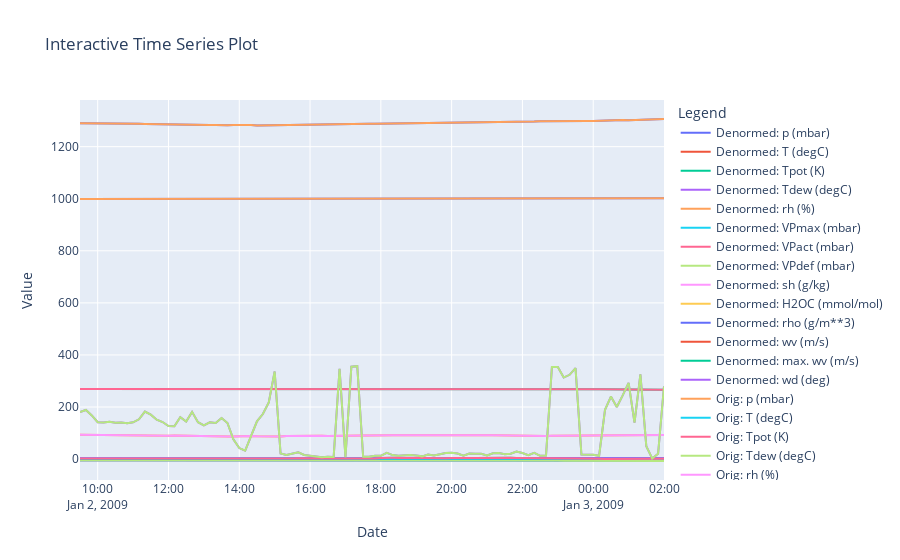

The notebook cell saved with this chart:
### Markdown cell above
Lets do a quick plot to make sure this looks good.

### Code cell
import plotly.graph_objects as go

# Sample data creation
df1 = denormed_slice
df2 = df_orig_slice

# Plotting
fig = go.Figure()

# Add traces for the first dataframe
for column in df1.columns:
    fig.add_trace(go.Scatter(x=df2.index, y=df1[column], mode='lines', name=f'Denormed: {column}'))

# Add traces for the second dataframe
for column in df2.columns:
    fig.add_trace(go.Scatter(x=df2.index, y=df2[column], mode='lines', name=f'Orig: {column}'))

# Update layout
fig.update_layout(title='Interactive Denormalization Check',
                  xaxis_title='Date',
                  yaxis_title='Value',
                  legend_title='Legend',
                  hovermode='x unified')

# Show the plot
fig.show()
